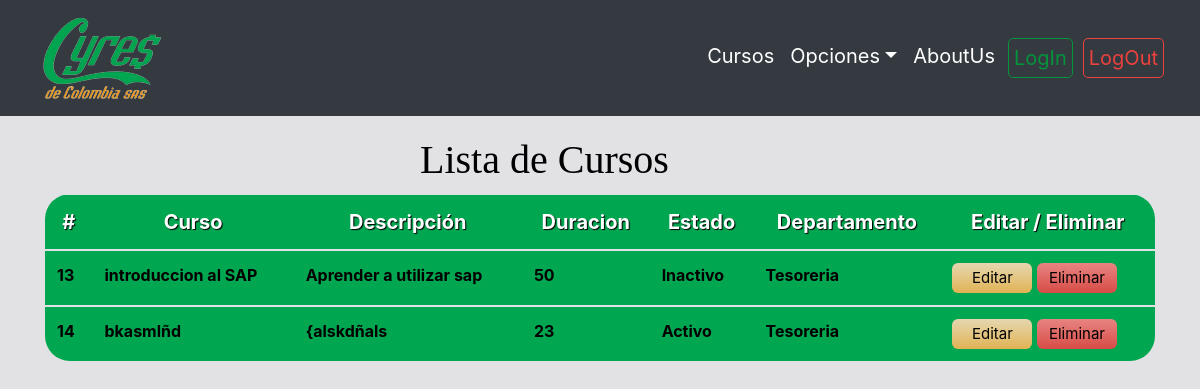
The app's page /, older data.
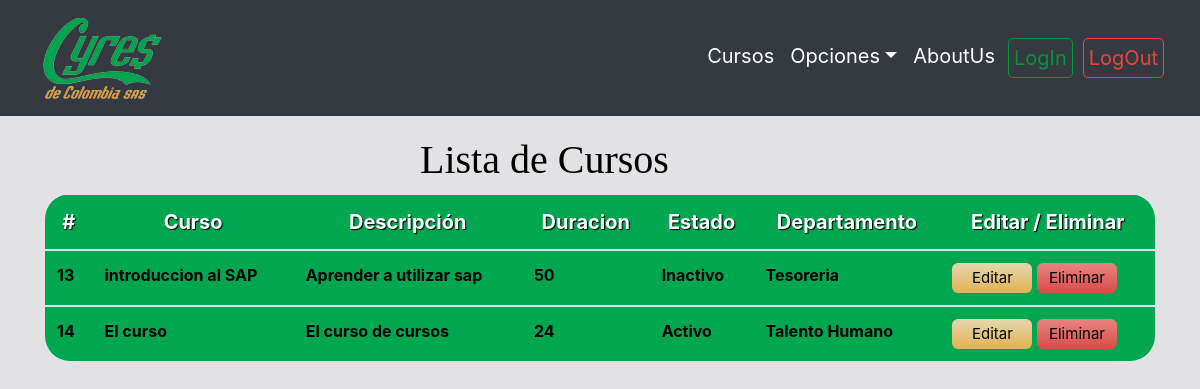
The same page, newer data.
### contenido/models.py (models this page shows, shortened)
class gestionCursos(models.Model):
    nomCurso=models.CharField(max_length=100)
    descripcion=models.CharField(max_length=1000)
    duracion=models.CharField(max_length=3)
    estado=models.BooleanField(default=False)
    nombreDpto=models.ForeignKey(Dpto, on_delete=models.CASCADE, null=False)

class Dpto(models.Model):
    nombreDpto=models.CharField(max_length=100)
    def __str__(self):
        return self.nombreDpto

### contenido/views.py (the view)
# urls.py: path('', views.home,name="home"),
def home(request):
    Curso=gestionCursos.objects.all()
    context={'Curso':Curso}
    return render(request,'home.html',context)

### contenido/Templates/home.html (shortened to what this page needs)
{% extends 'layout.html' %}
{% load static %}
{% block content %}
<link rel="stylesheet" type="text/css"  href=" {% static 'css/home.css' %}">
<main role="main" class="container">
    <div class="row">
        <div class="col-12">
            <h1>Lista de Cursos</h1>
            <div class="table-responsive" >
                <table class="table " id="tablam">
                    <thead>
                        <tr>
                            <th scope="col">#</th>
                            <th scope="col">Curso</th>
                            <th scope="col">Descripción</th>
                            <th scope="col">Duracion</th>
                            <th scope="col">Estado</th>
                            <th scope="col">Departamento</a></th>
                            <th scope="col">Editar / Eliminar</th>
                        </tr>
                    </thead>
                    <tbody>
                        {% for curso in Curso %}
                            <tr>
                                <th scope="row">{{curso.id}}</th>
                                <th scope="row">{{curso.nomCurso}}</th>
                                <th scope="row">{{curso.descripcion}}</th>
                                <th scope="row">{{curso.duracion}}</th>
                                {% if curso.estado %}
                                <th scope="row">Activo</th>
                                {% else %}
                                <th scope="row">Inactivo</th>
                                {% endif %}
                                <th scope="row">{{curso.nombreDpto}}</th>
                                <td>
                                    <button class="editar"><a href="{% url 'editar' curso.id %}">Editar</a></button>
                                    <button class="eliminar"><a  href="{% url 'eliminar' curso.id %}">Eliminar</a></button>
                                </td>
                            </tr>
                    </tbody>
                    {% endfor %}
                </table>
            </div>
        </div>
    </div>
</main>
{% endblock %}

Row changes from the older to the newer data that the page shows:
changed gestionCursos id 14: nomCurso "bkasmlñd" → "El curso"; descripcion "{alskdñals" → "El curso de cursos"; duracion "23" → "24"; nombreDpto "Tesoreria" → "Talento Humano"
